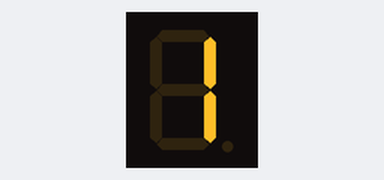
Recording of a sketch running on a simulated Arduino Uno, built with avr-gcc and run on an emulated ATmega328P. On the bench: 1-digit seven-segment display. Wiring (inferred from the names in the program): 1-digit 7-segment display, segments lit when HIGH: segments pin 2, pin 3, pin 4, pin 5, pin 6, pin 7, pin 8. The segment pins are drawn as the display they are named for.

Above: at 0.1 s.
At 8.1 s:
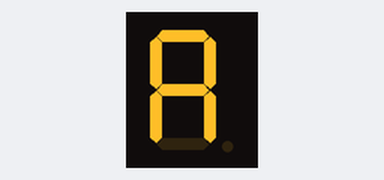
At 10.1 s:
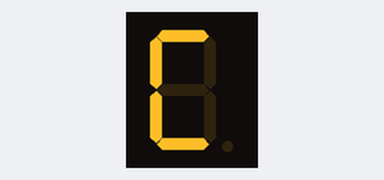
At 11.1 s:
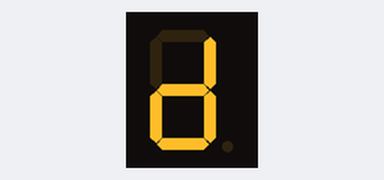
At 12.1 s:
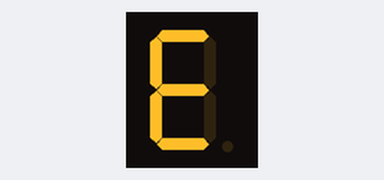
At 13.1 s:
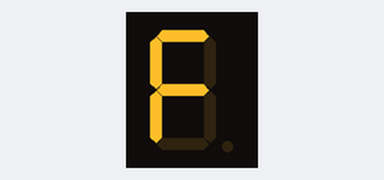

The sketch:

Experimento_VI.ino
```cpp
/* Este código controla um display de 7 segmentos, exibindo uma sequência de caracteres.
 Os pinos do Arduino são configurados para acionar cada segmento do display.
 A matriz de caracteres define quais segmentos devem ser ativados para cada símbolo.*/

// Definição dos pinos do Arduino conectados aos segmentos do display de 7 segmentos
const int a = 2;
const int b = 3;
const int c = 4;
const int d = 5;
const int e = 6;
const int f = 7;
const int g = 8;

// Matriz para os caracteres desejados
const byte caracteres[][7] = {
  // a  b  c  d  e  f  g
  { 0, 1, 1, 0, 0, 0, 0 }, // 1
  { 1, 1, 0, 1, 1, 0, 1 }, // 2
  { 1, 1, 1, 1, 0, 0, 1 }, // 3
  { 0, 1, 1, 0, 0, 1, 1 }, // 4
  { 1, 0, 1, 1, 0, 1, 1 }, // 5
  { 1, 1, 1, 0, 0, 0, 0 }, // 7
  { 1, 1, 1, 1, 1, 1, 1 }, // 8
  { 1, 1, 1, 1, 0, 1, 1 }, // 9
  { 1, 1, 1, 0, 1, 1, 1 }, // A
  { 0, 0, 1, 1, 1, 1, 1 }, // b
  { 1, 0, 0, 1, 1, 1, 0 }, // C
  { 0, 1, 1, 1, 1, 0, 1 }, // d
  { 1, 0, 0, 1, 1, 1, 1 }, // E
  { 1, 0, 0, 0, 1, 1, 1 }  // F
};

// Lista de caracteres para exibição
char simbolos[] = {'1', '2', '3', '4', '5', '7', '8', '9', 'A', 'b', 'C', 'd', 'E', 'F'};

// Função para exibir um caractere
void exibirCaractere(int indice) {
  digitalWrite(a, caracteres[indice][0]);
  digitalWrite(b, caracteres[indice][1]);
  digitalWrite(c, caracteres[indice][2]);
  digitalWrite(d, caracteres[indice][3]);
  digitalWrite(e, caracteres[indice][4]);
  digitalWrite(f, caracteres[indice][5]);
  digitalWrite(g, caracteres[indice][6]);
}

void setup() {
  // Configuração dos pinos como saída
  pinMode(a, OUTPUT);
  pinMode(b, OUTPUT);
  pinMode(c, OUTPUT);
  pinMode(d, OUTPUT);
  pinMode(e, OUTPUT);
  pinMode(f, OUTPUT);
  pinMode(g, OUTPUT);
}

void loop() {
  for (int i = 0; i < 14; i++) {
    exibirCaractere(i); // Exibe o caractere correspondente
    delay(1000);        // Espera 1 segundo antes de mudar para o próximo
  }
}
```

Measured:
- by itself, everything shown: repeats every 14.0 s, in 14 steps
- what the display in image 1 shows lasts 1.0 s, from 8.0 s to 9.0 s
